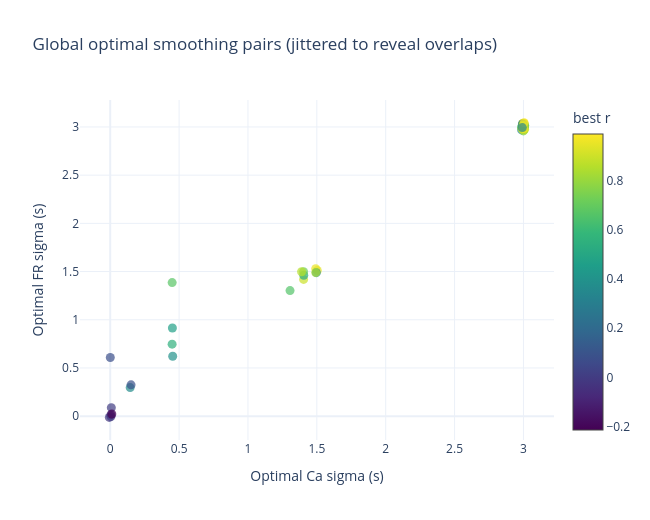

Write notebook code for a chart like this one.
### Code cell
import numpy as np
import plotly.graph_objects as go

def scatter_pairs_with_jitter(df, jitter_x=0.005, jitter_y=0.02):
    d = df.copy()
    n = len(d)

    x = d["best_global_cal"].to_numpy(float) + np.random.normal(0, jitter_x, n)
    y = d["best_global_fr"].to_numpy(float) + np.random.normal(0, jitter_y, n)
    r = d["best_global_r"].to_numpy(float)

    text = d["cell_idx"].to_numpy() if "cell_idx" in d.columns else np.arange(n)

    fig = go.Figure(go.Scatter(
        x=x,
        y=y,
        mode="markers",
        marker=dict(
            size=9,
            opacity=0.7,
            color=r,
            colorscale="Viridis",
            showscale=True,
            colorbar=dict(title="best r"),
        ),
        text=text,
        hovertemplate="Cell: %{text}<br>Ca sigma: %{x:.3f}<br>FR sigma: %{y:.3f}<br>r: %{marker.color:.3f}<extra></extra>",
    ))

    fig.update_layout(
        template="plotly_white",
        title="Global optimal smoothing pairs (jittered to reveal overlaps)",
        xaxis_title="Optimal Ca sigma (s)",
        yaxis_title="Optimal FR sigma (s)",
        height=520,
        width=650
    )
    fig.show()
    return fig

fig_scatter = scatter_pairs_with_jitter(df)



path_html = os.path.join(mother_path, "global_optimal_pairs.html")
# Optional: save
fig_scatter.write_html(path_html, include_plotlyjs="cdn")
fig_scatter.write_image(os.path.join(mother_path, "global_optimal_pairs.svg"))

### Figure 1 — Plotly figure (JSON) as saved in the notebook; plotly's stock layout.template omitted (floating-point values rounded to 4 significant figures)
{"data": [{"hovertemplate": "Cell: %{text}<br>Ca sigma: %{x:.3f}<br>FR sigma: %{y:.3f}<br>r: %{marker.color:.3f}<extra></extra>", "marker": {"color": [0.3433, 0.9781, 0.6832, 0.5444, 0.834, 0.7999, 0.8153, 0.4661, 0.9331, 0.9392, 0.9502, 0.9021, 0.6938, 0.2215, 0.1347, 0.4749, 0.968, 0.7265, -0.01904, 0.9163, 0.3667, 0.9394, 0.7642, 0.6699, 0.6749, 0.3515, 0.8357, 0.63, 0.6648, 0.3922, 0.9679, 0.9823, 0.8951, 0.6559, 0.8183, 0.96, 0.5496, 0.00433, 0.525, 0.7794, 0.944, 0.7049, 0.5745, 0.5966, 0.006322, 0.7229, 0.7871, 0.8156, 0.9646, 0.8144, 0.8282, 0.6884, 0.08064, 0.08648, 0.6932, 0.9196, 0.98, 0.8212, -0.02263, 0.8357, 0.8978, 0.7768, 0.2704, 0.553, 0.6227, 0.7218, 0.177, 0.7968, 0.8589, 0.9701, 0.8616, 0.3946, -0.2139, 0.681, 0.8001, 0.9894, 0.7827, 0.9816, 0.828, 0.9293, 0.9772, 0.3433], "colorbar": {"title": {"text": "best r"}}, "colorscale": [[0, "#440154"], [0.1111, "#482878"], [0.2222, "#3e4989"], [0.3333, "#31688e"], [0.4444, "#26828e"], [0.5556, "#1f9e89"], [0.6667, "#35b779"], [0.7778, "#6ece58"], [0.8889, "#b5de2b"], [1, "#fde725"]], "opacity": 0.7, "showscale": true, "size": 9}, "mode": "markers", "text": [0, 1, 2, 3, 4, 5, 6, 7, 8, 9, 10, 11, 12, 13, 14, 15, 16, 17, 18, 19, 20, 21, 22, 23, 24, 25, 26, 27, 28, 29, 30, 31, 32, 33, 34, 35, 36, 37, 38, 39, 40, 41, 42, 43, 44, 45, 46, 47, 48, 49, 50, 51, 52, 53, 54, 55, 56, 57, 58, 59, 60, 61, 62, 63, 64, 65, 66, 67, 68, 69, 70, 71, 72, 73, 74, 75, 76, 77, 78, 79, 80, 81], "type": "scatter", "x": [2.987, 2.998, 3.0, 0.4495, 3.0, 3.004, 2.999, 0.4516, 3.003, 1.503, 1.492, 3.009, 3.002, 3.001, 2.993, 2.987, 3.006, 2.996, -0.006396, 3.002, 0.1451, 3.0, 3.004, 0.4497, 3.001, 1.496, 3.003, 3.005, 3.009, 0.4537, 2.991, 2.997, 1.404, 1.306, 2.998, 2.999, 2.998, 0.008108, 1.405, 2.988, 3.003, 3.002, 3.003, 2.997, 0.005391, 2.999, 3.003, 2.999, 2.996, 2.993, 1.492, 3.002, 0.0007093, 0.1512, 2.994, 3.004, 3.003, 3.0, 0.005329, 2.993, 2.997, 3.001, 2.992, 3.004, 3.0, 1.404, 2.997, 3.003, 1.389, 3.006, 2.998, 2.998, 0.01177, 2.998, 2.998, 2.998, 3.004, 3.001, 3.001, 2.996, 3.005, 2.992], "y": [2.969, 2.995, 2.959, 0.7472, 3.022, 3.0, 3.017, 0.9143, 3.003, 1.511, 1.53, 2.976, 2.995, 2.998, 2.995, 3.0, 3.018, 2.998, -0.0126, 2.966, 0.2964, 3.009, 2.992, 1.386, 3.017, 1.489, 2.989, 2.992, 3.017, 0.6211, 2.98, 3.032, 1.419, 1.303, 3.004, 2.991, 3.005, 0.08826, 1.462, 2.992, 2.975, 3.026, 3.033, 2.999, -0.00427, 3.007, 2.973, 3.009, 3.036, 2.997, 1.489, 3.004, 0.6087, 0.3251, 3.025, 3.003, 3.039, 2.986, 0.01562, 3.013, 3.036, 2.997, 3.031, 2.998, 2.998, 1.499, 3.001, 3.014, 1.498, 2.986, 2.992, 3.014, 0.02291, 3.009, 3.019, 3.003, 2.996, 2.985, 3.009, 2.986, 3.045, 2.993]}], "layout": {"height": 520, "title": {"text": "Global optimal smoothing pairs (jittered to reveal overlaps)"}, "width": 650, "xaxis": {"title": {"text": "Optimal Ca sigma (s)"}}, "yaxis": {"title": {"text": "Optimal FR sigma (s)"}}}}
